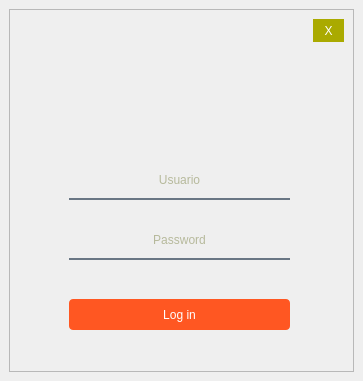
<?xml version="1.0" encoding="UTF-8"?>
<ui version="4.0">
 <class>login</class>
 <widget class="QMainWindow" name="login">
  <property name="geometry">
   <rect>
    <x>0</x>
    <y>0</y>
    <width>363</width>
    <height>381</height>
   </rect>
  </property>
  <property name="windowTitle">
   <string>MainWindow</string>
  </property>
  <widget class="QWidget" name="centralwidget">
   <layout class="QVBoxLayout" name="verticalLayout">
    <item>
     <widget class="QFrame" name="frame">
      <property name="frameShape">
       <enum>QFrame::StyledPanel</enum>
      </property>
      <property name="frameShadow">
       <enum>QFrame::Raised</enum>
      </property>
      <widget class="QLabel" name="label">
       <property name="geometry">
        <rect>
         <x>1</x>
         <y>1</y>
         <width>344</width>
         <height>479</height>
        </rect>
       </property>
       <property name="text">
        <string/>
       </property>
       <property name="pixmap">
        <pixmap>../assets/ICONS/fondo.jpg</pixmap>
       </property>
       <property name="scaledContents">
        <bool>true</bool>
       </property>
      </widget>
      <widget class="QLabel" name="label_2">
       <property name="geometry">
        <rect>
         <x>120</x>
         <y>30</y>
         <width>101</width>
         <height>101</height>
        </rect>
       </property>
       <property name="text">
        <string/>
       </property>
       <property name="pixmap">
        <pixmap>../assets/ICONS/icon.png</pixmap>
       </property>
       <property name="scaledContents">
        <bool>true</bool>
       </property>
      </widget>
      <widget class="QPushButton" name="exit_button">
       <property name="geometry">
        <rect>
         <x>304</x>
         <y>10</y>
         <width>31</width>
         <height>23</height>
        </rect>
       </property>
       <property name="styleSheet">
        <string notr="true">QPushButton {
	background-color: rgb(170, 170, 0);
		border-radius: 50px;
		color: #fff;
}

QPushButton:hover {
 background-color: rgb(170, 170, 150);

}</string>
       </property>
       <property name="text">
        <string>X</string>
       </property>
      </widget>
      <widget class="QLineEdit" name="usuLine">
       <property name="geometry">
        <rect>
         <x>60</x>
         <y>160</y>
         <width>221</width>
         <height>31</height>
        </rect>
       </property>
       <property name="styleSheet">
        <string notr="true">background-color:rgba(0, 0, 0, 0);
border:none;
border-bottom:2px solid rgba(105,118,132,255);
color: rgb(125, 131, 71);
padding-bottom:7px;</string>
       </property>
       <property name="alignment">
        <set>Qt::AlignCenter</set>
       </property>
       <property name="placeholderText">
        <string>Usuario</string>
       </property>
       <property name="cursorMoveStyle">
        <enum>Qt::VisualMoveStyle</enum>
       </property>
      </widget>
      <widget class="QLineEdit" name="passLine">
       <property name="geometry">
        <rect>
         <x>60</x>
         <y>220</y>
         <width>221</width>
         <height>31</height>
        </rect>
       </property>
       <property name="styleSheet">
        <string notr="true">background-color:rgba(0, 0, 0, 0);
border:none;
border-bottom:2px solid rgba(105,118,132,255);
color: rgb(125, 131, 71);
padding-bottom:7px;</string>
       </property>
       <property name="alignment">
        <set>Qt::AlignCenter</set>
       </property>
       <property name="placeholderText">
        <string>Password</string>
       </property>
      </widget>
      <widget class="QPushButton" name="logButton">
       <property name="geometry">
        <rect>
         <x>60</x>
         <y>290</y>
         <width>221</width>
         <height>31</height>
        </rect>
       </property>
       <property name="styleSheet">
        <string notr="true">QPushButton {
background-color: #ff5722;
		border-radius: 4px;
		color: #fff;
}

QPushButton:hover {
 background-color: rgb(170, 170, 150);
}</string>
       </property>
       <property name="text">
        <string>Log in</string>
       </property>
      </widget>
      <widget class="QLabel" name="error">
       <property name="geometry">
        <rect>
         <x>60</x>
         <y>270</y>
         <width>221</width>
         <height>16</height>
        </rect>
       </property>
       <property name="styleSheet">
        <string notr="true">color: rgb(255, 0, 0);</string>
       </property>
       <property name="text">
        <string/>
       </property>
      </widget>
     </widget>
    </item>
   </layout>
  </widget>
 </widget>
 <resources/>
 <connections/>
</ui>
